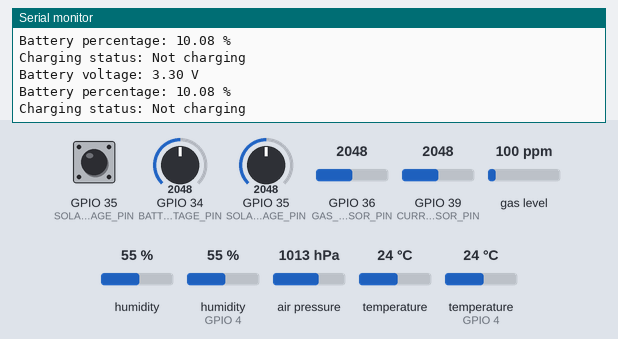
The program below on a simulated ESP32. Shown: the last lines printed to the serial monitor. The test bench sets the inputs (shaded band); at power-on: GPIO 34 (BATTERY_VOLTAGE_PIN) = 2048, gas level 100 ppm, GPIO 35 (SOLAR_VOLTAGE_PIN) HIGH, temperature (sensor on GPIO 4) 24 °C, air pressure 1013 hPa, temperature 24 °C, GPIO 35 (SOLAR_VOLTAGE_PIN) = 2048, GPIO 36 (GAS_SENSOR_PIN) = 2048, GPIO 39 (CURRENT_SENSOR_PIN) = 2048, humidity 55 %, humidity (sensor on GPIO 4) 55 %. WiFi joins after 1.5 s; servers stay silent unless stated; random numbers use the default seed unless the program sets one; no MQTT or app messages arrive unless stated.

Above: at 5.7 s.
5.8 s: GPIO 34 (BATTERY_VOLTAGE_PIN) set to 2866
At 6.02 s:
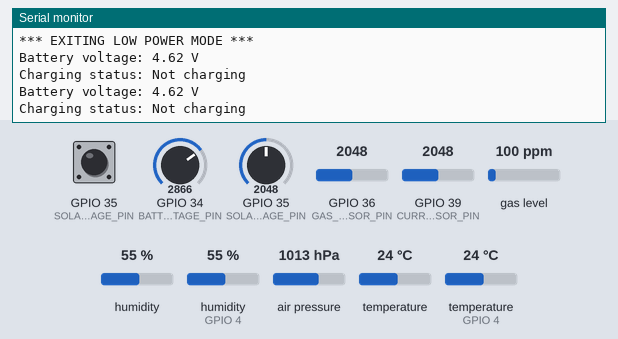
11.6 s: gas level set to 980 ppm
At 12.79 s:
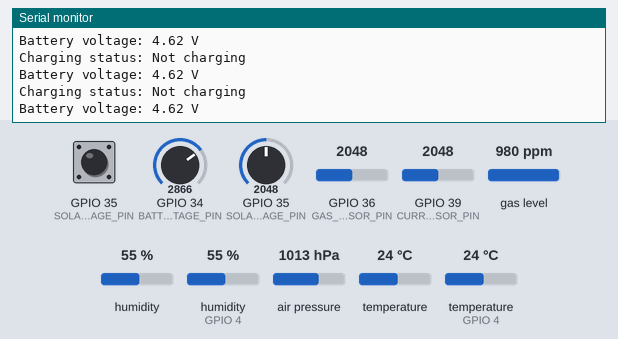
21.7 s: GPIO 35 (SOLAR_VOLTAGE_PIN) pulled LOW for 0.15 s
At 21.79 s:
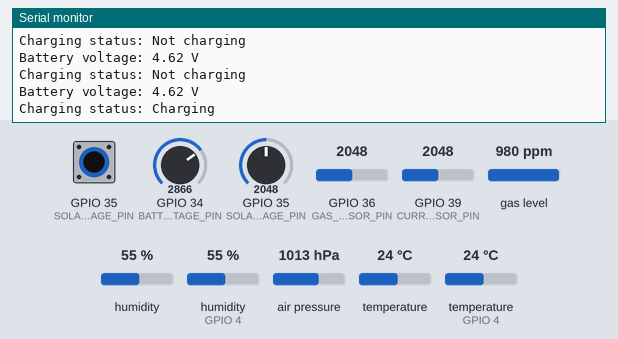
23.3 s: temperature (sensor on GPIO 4) set to 2 °C
At 30.58 s:
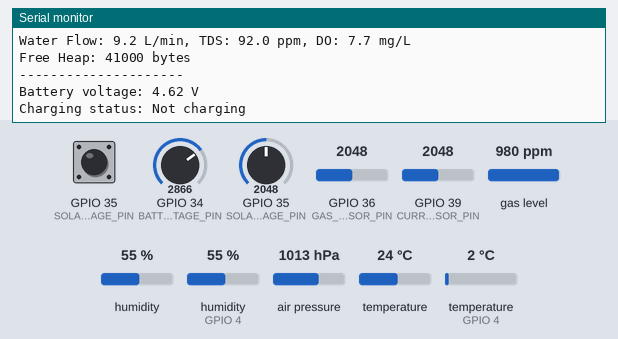
37.3 s: air pressure set to 952 hPa
At 40.47 s:
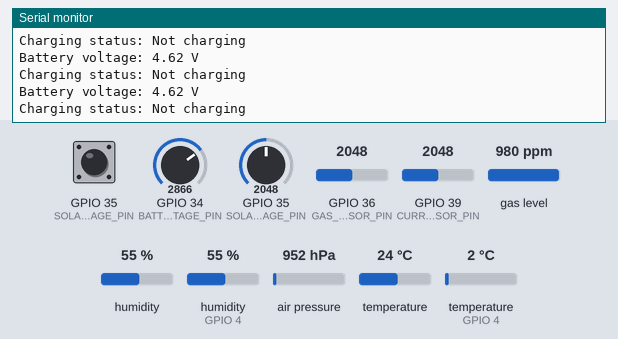
51.3 s: temperature (sensor 0) set to 2 °C
Timing chart, 0 to 54.3 s (numbered marks = the images above; inputs shaded):
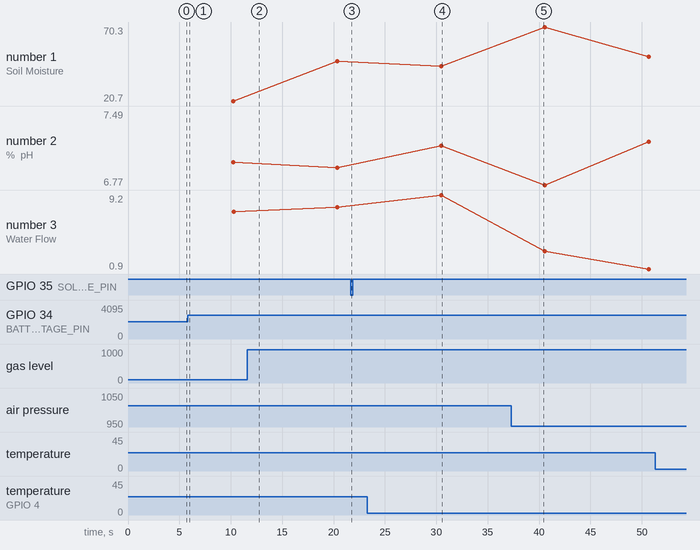

The program:

main.cpp
```cpp
#include <Arduino.h>
#include <DHT.h>
#include <Wire.h>
#include <Adafruit_BME680.h>
#include <ArduinoJson.h>
#include <esp_sleep.h>
#include <WiFi.h>
#include <PubSubClient.h>

// Pin definitions
#define DHT_PIN 4
#define DHT_TYPE DHT22
#define GAS_SENSOR_PIN A0
#define I2C_SDA 21
#define I2C_SCL 22

// Energy monitoring pins
#define BATTERY_VOLTAGE_PIN A6      // Battery voltage divider
#define SOLAR_VOLTAGE_PIN A7        // Solar panel voltage divider
#define CURRENT_SENSOR_PIN A3       // Current sensor (ACS712 or similar)
#define CHARGING_STATUS_PIN 35      // Charging indicator from TP4056

// Sensor instances
DHT dht(DHT_PIN, DHT_TYPE);
Adafruit_BME680 bme;

// WiFi and MQTT instances
WiFiClient wifiClient;
PubSubClient mqttClient(wifiClient);

// Node configuration
const String NODE_ID = "ESP32_NODE_01";
const String LOCATION = "aula20";
unsigned long lastReading = 0;
const unsigned long READING_INTERVAL = 10000; // 10 seconds

// Energy management configuration
const float VOLTAGE_DIVIDER_FACTOR = 2.0;    // For 1:1 voltage divider (adjust based on resistor values)
const float BATTERY_MIN_VOLTAGE = 3.2;       // Minimum safe battery voltage
const float BATTERY_MAX_VOLTAGE = 4.2;       // Maximum battery voltage
const float LOW_BATTERY_THRESHOLD = 3.4;     // Low battery warning
const unsigned long DEEP_SLEEP_INTERVAL = 300000000; // 5 minutes in microseconds
const unsigned long WIFI_TIMEOUT = 10000;    // WiFi connection timeout

// WiFi credentials
const char* WIFI_SSID = "YourWiFiSSID";      // Replace with your WiFi SSID
const char* WIFI_PASSWORD = "YourWiFiPassword"; // Replace with your WiFi password

// MQTT configuration
const char* MQTT_SERVER = "192.168.1.100";   // Replace with your MQTT server IP
const int MQTT_PORT = 1883;
const char* MQTT_TOPIC = "medusse/sensors";

// Energy management variables
bool lowPowerMode = false;
bool chargingStatus = false;
int bootCount = 0;

// Sensor data structure
struct SensorData {
  // Environmental sensors
  float temperature_dht;
  float humidity_dht;
  float temperature_bme;
  float humidity_bme;
  float pressure;
  float voc_resistance;         // BME680 VOC gas resistance
  float voc_iaq;               // Indoor Air Quality index
  int gas_level;
  float soil_moisture;         // Soil moisture sensor
  float ph_level;              // pH sensor
  float water_flow;            // Water flow sensor (L/min)
  float tds_ppm;               // Total Dissolved Solids
  float dissolved_oxygen;      // Dissolved oxygen (mg/L)

  // Energy monitoring sensors (FASE 2)
  float battery_voltage;       // Battery voltage (V)
  float solar_voltage;         // Solar panel voltage (V)
  float battery_percentage;    // Battery charge percentage
  float power_consumption;     // Current power consumption (mA)
  bool charging_status;        // Is battery charging
  bool low_power_mode;         // Is node in low power mode
  int wake_count;              // Number of times awakened from deep sleep

  // Metadata
  unsigned long timestamp;
  String node_id;
  String location;
};

// Function declarations
SensorData readSensors();
bool isValidReading(const SensorData& data);
void publishSensorData(const SensorData& data);

// Energy management functions
float readBatteryVoltage();
float readSolarVoltage();
float calculateBatteryPercentage(float voltage);
float readPowerConsumption();
bool readChargingStatus();
void enterDeepSleep();
bool connectWiFi();
bool connectMQTT();
void checkPowerMode();

void setup() {
  Serial.begin(115200);
  delay(2000);

  Serial.println("=== Medusse ESP32 Node Starting ===");
  Serial.println("Node ID: " + NODE_ID);
  Serial.println("Location: " + LOCATION);

  // Initialize I2C
  Wire.begin(I2C_SDA, I2C_SCL);

  // Initialize DHT22
  dht.begin();
  Serial.println("DHT22 initialized");

  // Initialize BME680
  if (!bme.begin(0x76)) {
    Serial.println("Could not find BME680 sensor, check wiring!");
    // Continue anyway for simulation
  } else {
    Serial.println("BME680 initialized");

    // Set up BME680 oversampling and filter initialization
    bme.setTemperatureOversampling(BME680_OS_8X);
    bme.setHumidityOversampling(BME680_OS_2X);
    bme.setPressureOversampling(BME680_OS_4X);
    bme.setIIRFilterSize(BME680_FILTER_SIZE_3);
    bme.setGasHeater(320, 150); // 320°C for 150 ms
    Serial.println("BME680 configured for VOC readings");
  }

  // Initialize gas sensor (analog)
  pinMode(GAS_SENSOR_PIN, INPUT);
  Serial.println("Gas sensor initialized");

  // Initialize energy monitoring pins
  pinMode(BATTERY_VOLTAGE_PIN, INPUT);
  pinMode(SOLAR_VOLTAGE_PIN, INPUT);
  pinMode(CURRENT_SENSOR_PIN, INPUT);
  pinMode(CHARGING_STATUS_PIN, INPUT_PULLUP);
  Serial.println("Energy monitoring pins initialized");

  // Check boot count (for deep sleep tracking)
  bootCount++;
  Serial.println("Boot count: " + String(bootCount));

  // Check power mode and battery status
  checkPowerMode();

  // Connect to WiFi
  if (connectWiFi()) {
    Serial.println("WiFi connected successfully");

    // Setup MQTT
    mqttClient.setServer(MQTT_SERVER, MQTT_PORT);
    if (connectMQTT()) {
      Serial.println("MQTT connected successfully");
    }
  }

  Serial.println("=== All sensors and connectivity ready ===");
  delay(1000);
}

void loop() {
  unsigned long currentTime = millis();

  // Check power mode at each loop iteration
  checkPowerMode();

  if (currentTime - lastReading >= READING_INTERVAL) {
    SensorData data = readSensors();

    if (isValidReading(data)) {
      // Ensure WiFi and MQTT are connected
      if (!WiFi.isConnected()) {
        connectWiFi();
      }
      if (!mqttClient.connected()) {
        connectMQTT();
      }

      publishSensorData(data);

      // Check if we should enter deep sleep mode
      if (lowPowerMode || data.battery_percentage < 20) {
        Serial.println("Entering deep sleep mode to conserve battery...");
        delay(1000); // Give time for message to send
        enterDeepSleep();
      }
    } else {
      Serial.println("Invalid sensor reading, skipping...");
    }

    lastReading = currentTime;
  }

  // Handle MQTT events
  mqttClient.loop();

  delay(100); // Small delay to prevent watchdog issues
}

SensorData readSensors() {
  SensorData data;

  // Read DHT22
  data.temperature_dht = dht.readTemperature();
  data.humidity_dht = dht.readHumidity();

  // Read BME680 (upgraded from BME280)
  if (bme.performReading()) {
    data.temperature_bme = bme.temperature;
    data.humidity_bme = bme.humidity;
    data.pressure = bme.pressure / 100.0F; // Convert to hPa
    data.voc_resistance = bme.gas_resistance / 1000.0F; // Convert to KOhms
    // Simple IAQ calculation (0-500 scale)
    data.voc_iaq = calculateIAQ(data.voc_resistance);
  } else {
    Serial.println("BME680 reading failed");
    data.temperature_bme = NAN;
    data.humidity_bme = NAN;
    data.pressure = NAN;
    data.voc_resistance = NAN;
    data.voc_iaq = NAN;
  }

  // Read gas sensor (simulate CO2 based on analog reading)
  int gasRaw = analogRead(GAS_SENSOR_PIN);
  data.gas_level = map(gasRaw, 0, 4095, 300, 2000); // Map to CO2 ppm range

  // Read additional sensors (simulated for now)
  data.soil_moisture = readSoilMoisture();
  data.ph_level = readPHLevel();
  data.water_flow = readWaterFlow();
  data.tds_ppm = readTDS();
  data.dissolved_oxygen = readDissolvedOxygen();

  // Read energy monitoring sensors (FASE 2)
  data.battery_voltage = readBatteryVoltage();
  data.solar_voltage = readSolarVoltage();
  data.battery_percentage = calculateBatteryPercentage(data.battery_voltage);
  data.power_consumption = readPowerConsumption();
  data.charging_status = readChargingStatus();
  data.low_power_mode = lowPowerMode;
  data.wake_count = bootCount;

  // Add metadata
  data.timestamp = millis();
  data.node_id = NODE_ID;
  data.location = LOCATION;

  return data;
}

bool isValidReading(const SensorData& data) {
  // Check for NaN values from DHT
  if (isnan(data.temperature_dht) || isnan(data.humidity_dht)) {
    return false;
  }

  // Check reasonable ranges
  if (data.temperature_dht < -40 || data.temperature_dht > 80) {
    return false;
  }

  if (data.humidity_dht < 0 || data.humidity_dht > 100) {
    return false;
  }

  return true;
}

void publishSensorData(const SensorData& data) {
  // Create JSON document (increased size for energy data)
  StaticJsonDocument<1024> doc;

  // Add sensor readings
  doc["node_id"] = data.node_id;
  doc["location"] = data.location;
  doc["timestamp"] = data.timestamp;

  // DHT22 data
  doc["sensors"]["dht22"]["temperature"] = round(data.temperature_dht * 10) / 10.0;
  doc["sensors"]["dht22"]["humidity"] = round(data.humidity_dht * 10) / 10.0;

  // BME680 data (upgraded from BME280)
  doc["sensors"]["bme680"]["temperature"] = round(data.temperature_bme * 10) / 10.0;
  doc["sensors"]["bme680"]["humidity"] = round(data.humidity_bme * 10) / 10.0;
  doc["sensors"]["bme680"]["pressure"] = round(data.pressure * 10) / 10.0;
  doc["sensors"]["bme680"]["voc_resistance"] = round(data.voc_resistance * 10) / 10.0;
  doc["sensors"]["bme680"]["voc_iaq"] = round(data.voc_iaq * 10) / 10.0;

  // Gas sensor data
  doc["sensors"]["gas"]["co2_ppm"] = data.gas_level;

  // Environmental sensors
  doc["sensors"]["soil"]["moisture_percent"] = round(data.soil_moisture * 10) / 10.0;
  doc["sensors"]["water"]["ph_level"] = round(data.ph_level * 100) / 100.0;
  doc["sensors"]["water"]["flow_lmin"] = round(data.water_flow * 10) / 10.0;
  doc["sensors"]["water"]["tds_ppm"] = round(data.tds_ppm * 10) / 10.0;
  doc["sensors"]["water"]["dissolved_oxygen"] = round(data.dissolved_oxygen * 10) / 10.0;

  // Energy monitoring sensors (FASE 2)
  doc["energy"]["battery_voltage"] = round(data.battery_voltage * 100) / 100.0;
  doc["energy"]["solar_voltage"] = round(data.solar_voltage * 100) / 100.0;
  doc["energy"]["battery_percentage"] = round(data.battery_percentage * 10) / 10.0;
  doc["energy"]["power_consumption_ma"] = round(data.power_consumption * 10) / 10.0;
  doc["energy"]["charging_status"] = data.charging_status;
  doc["energy"]["low_power_mode"] = data.low_power_mode;
  doc["energy"]["wake_count"] = data.wake_count;

  // Add system info
  doc["system"]["free_heap"] = ESP.getFreeHeap();
  doc["system"]["uptime"] = millis();

  // Serialize and send
  String jsonString;
  serializeJson(doc, jsonString);

  Serial.println(jsonString);

  // Also print human-readable format for debugging
  Serial.println("--- Sensor Reading ---");
  Serial.printf("DHT22 - Temp: %.1f°C, Humidity: %.1f%%\n",
                data.temperature_dht, data.humidity_dht);
  Serial.printf("BME680 - Temp: %.1f°C, Humidity: %.1f%%, Pressure: %.1f hPa\n",
                data.temperature_bme, data.humidity_bme, data.pressure);
  Serial.printf("BME680 - VOC: %.1f KOhms, IAQ: %.1f\n",
                data.voc_resistance, data.voc_iaq);
  Serial.printf("Gas Sensor - CO2: %d ppm\n", data.gas_level);
  Serial.printf("Soil Moisture: %.1f%%, pH: %.2f\n", data.soil_moisture, data.ph_level);
  Serial.printf("Water Flow: %.1f L/min, TDS: %.1f ppm, DO: %.1f mg/L\n",
                data.water_flow, data.tds_ppm, data.dissolved_oxygen);
  Serial.printf("Free Heap: %d bytes\n", ESP.getFreeHeap());
  Serial.println("---------------------");
}

// Helper functions for new sensors

float calculateIAQ(float gas_resistance) {
  // Simple IAQ calculation based on gas resistance
  // Higher resistance = better air quality (lower IAQ value)
  if (isnan(gas_resistance)) return NAN;

  // Convert resistance (KOhms) to IAQ scale (0-500)
  // Good air: >50 KOhms = IAQ 0-50
  // Moderate: 20-50 KOhms = IAQ 51-100
  // Poor: <20 KOhms = IAQ 101-500
  if (gas_resistance > 50) {
    return map(gas_resistance, 50, 200, 50, 0);
  } else if (gas_resistance > 20) {
    return map(gas_resistance, 20, 50, 100, 51);
  } else {
    return map(gas_resistance, 0, 20, 500, 101);
  }
}

float readSoilMoisture() {
  // Simulate soil moisture sensor (capacitive)
  // In real implementation, read from analog pin
  return random(200, 800) / 10.0; // 20-80% moisture
}

float readPHLevel() {
  // Simulate pH sensor
  // In real implementation, read from analog pH sensor
  return random(650, 750) / 100.0; // pH 6.5-7.5 (neutral range)
}

float readWaterFlow() {
  // Simulate water flow sensor (YF-S201)
  // In real implementation, count pulses and calculate flow
  return random(0, 100) / 10.0; // 0-10 L/min flow rate
}

float readTDS() {
  // Simulate TDS sensor (Total Dissolved Solids)
  // In real implementation, read from TDS probe
  return random(50, 300); // 50-300 ppm (good drinking water range)
}

float readDissolvedOxygen() {
  // Simulate dissolved oxygen sensor
  // In real implementation, read from DO probe
  return random(70, 90) / 10.0; // 7.0-9.0 mg/L (good water quality)
}

// ===== ENERGY MANAGEMENT FUNCTIONS (FASE 2) =====

float readBatteryVoltage() {
  // Read battery voltage through voltage divider
  int analogValue = analogRead(BATTERY_VOLTAGE_PIN);
  float voltage = (analogValue / 4095.0) * 3.3 * VOLTAGE_DIVIDER_FACTOR;

  Serial.print("Battery voltage: ");
  Serial.print(voltage);
  Serial.println(" V");

  return voltage;
}

float readSolarVoltage() {
  // Read solar panel voltage through voltage divider
  int analogValue = analogRead(SOLAR_VOLTAGE_PIN);
  float voltage = (analogValue / 4095.0) * 3.3 * VOLTAGE_DIVIDER_FACTOR;

  Serial.print("Solar voltage: ");
  Serial.print(voltage);
  Serial.println(" V");

  return voltage;
}

float calculateBatteryPercentage(float voltage) {
  // Calculate battery percentage based on voltage
  if (voltage >= BATTERY_MAX_VOLTAGE) return 100.0;
  if (voltage <= BATTERY_MIN_VOLTAGE) return 0.0;

  float percentage = ((voltage - BATTERY_MIN_VOLTAGE) / (BATTERY_MAX_VOLTAGE - BATTERY_MIN_VOLTAGE)) * 100.0;

  Serial.print("Battery percentage: ");
  Serial.print(percentage);
  Serial.println(" %");

  return percentage;
}

float readPowerConsumption() {
  // Read current consumption through current sensor (ACS712 or similar)
  int analogValue = analogRead(CURRENT_SENSOR_PIN);

  // Convert to current (mA) - adjust formula based on your current sensor
  // ACS712-05A: 185 mV/A, centered at 2.5V
  float voltage = (analogValue / 4095.0) * 3.3;
  float current = ((voltage - 2.5) / 0.185) * 1000; // Convert to mA

  // Ensure positive current reading
  current = abs(current);

  Serial.print("Power consumption: ");
  Serial.print(current);
  Serial.println(" mA");

  return current;
}

bool readChargingStatus() {
  // Read charging status from TP4056 charging module
  bool isCharging = !digitalRead(CHARGING_STATUS_PIN); // Inverted because TP4056 CHRG pin is active low

  Serial.print("Charging status: ");
  Serial.println(isCharging ? "Charging" : "Not charging");

  return isCharging;
}

void checkPowerMode() {
  float batteryVoltage = readBatteryVoltage();
  float batteryPercentage = calculateBatteryPercentage(batteryVoltage);
  bool isCharging = readChargingStatus();

  // Determine power mode based on battery level and charging status
  if (batteryVoltage < LOW_BATTERY_THRESHOLD && !isCharging) {
    if (!lowPowerMode) {
      Serial.println("*** ENTERING LOW POWER MODE ***");
      lowPowerMode = true;

      // Reduce WiFi power and increase reading interval
      WiFi.setTxPower(WIFI_POWER_2dBm); // Reduce WiFi transmission power
    }
  } else if (batteryPercentage > 50 || isCharging) {
    if (lowPowerMode) {
      Serial.println("*** EXITING LOW POWER MODE ***");
      lowPowerMode = false;

      // Restore normal WiFi power
      WiFi.setTxPower(WIFI_POWER_19_5dBm);
    }
  }

  // Critical battery level - prepare for emergency shutdown
  if (batteryVoltage < BATTERY_MIN_VOLTAGE && !isCharging) {
    Serial.println("*** CRITICAL BATTERY LEVEL - ENTERING EMERGENCY DEEP SLEEP ***");
    delay(1000);
    esp_deep_sleep_start();
  }
}

void enterDeepSleep() {
  Serial.println("Preparing for deep sleep...");

  // Disconnect WiFi to save power
  WiFi.disconnect();
  WiFi.mode(WIFI_OFF);

  // Configure wake-up timer
  esp_sleep_enable_timer_wakeup(DEEP_SLEEP_INTERVAL);

  Serial.println("Going to deep sleep for " + String(DEEP_SLEEP_INTERVAL / 1000000) + " seconds");
  Serial.flush();

  // Enter deep sleep
  esp_deep_sleep_start();
}

bool connectWiFi() {
  Serial.print("Connecting to WiFi");
  WiFi.begin(WIFI_SSID, WIFI_PASSWORD);

  unsigned long startTime = millis();
  while (WiFi.status() != WL_CONNECTED && millis() - startTime < WIFI_TIMEOUT) {
    delay(500);
    Serial.print(".");
  }

  if (WiFi.status() == WL_CONNECTED) {
    Serial.println();
    Serial.println("WiFi connected!");
    Serial.print("IP address: ");
    Serial.println(WiFi.localIP());
    return true;
  } else {
    Serial.println();
    Serial.println("WiFi connection failed!");
    return false;
  }
}

bool connectMQTT() {
  Serial.print("Connecting to MQTT...");

  String clientId = "ESP32Client-" + NODE_ID;
  if (mqttClient.connect(clientId.c_str())) {
    Serial.println("MQTT connected!");
    return true;
  } else {
    Serial.print("MQTT connection failed, rc=");
    Serial.println(mqttClient.state());
    return false;
  }
}
```

Measured:
- after the input at 5.8 s, the serial monitor: prints a new line at once (image 1)
- after the input at 21.7 s, the serial monitor: prints a new line after 0.08 s (image 3)
- after the input at 23.3 s, the serial monitor: prints a new line after 7.1 s (image 4)
